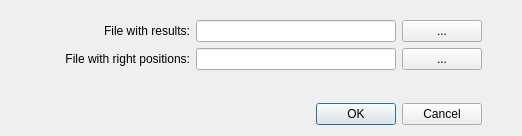
<?xml version="1.0" encoding="UTF-8"?>
<ui version="4.0">
 <class>EstIn</class>
 <widget class="QDialog" name="EstIn">
  <property name="geometry">
   <rect>
    <x>0</x>
    <y>0</y>
    <width>470</width>
    <height>136</height>
   </rect>
  </property>
  <property name="sizePolicy">
   <sizepolicy hsizetype="Preferred" vsizetype="Maximum">
    <horstretch>1</horstretch>
    <verstretch>1</verstretch>
   </sizepolicy>
  </property>
  <property name="windowTitle">
   <string>Train data input</string>
  </property>
  <layout class="QVBoxLayout" name="verticalLayout">
   <property name="leftMargin">
    <number>30</number>
   </property>
   <property name="topMargin">
    <number>20</number>
   </property>
   <property name="rightMargin">
    <number>40</number>
   </property>
   <item>
    <layout class="QGridLayout" name="gridLayout">
     <property name="margin">
      <number>0</number>
     </property>
     <property name="verticalSpacing">
      <number>-1</number>
     </property>
     <item row="3" column="0">
      <widget class="QLabel" name="label">
       <property name="sizePolicy">
        <sizepolicy hsizetype="Minimum" vsizetype="Preferred">
         <horstretch>0</horstretch>
         <verstretch>0</verstretch>
        </sizepolicy>
       </property>
       <property name="minimumSize">
        <size>
         <width>160</width>
         <height>0</height>
        </size>
       </property>
       <property name="text">
        <string>File with right positions:</string>
       </property>
       <property name="alignment">
        <set>Qt::AlignRight|Qt::AlignTrailing|Qt::AlignVCenter</set>
       </property>
      </widget>
     </item>
     <item row="0" column="1">
      <widget class="QLineEdit" name="resEdit">
       <property name="sizePolicy">
        <sizepolicy hsizetype="Expanding" vsizetype="Fixed">
         <horstretch>0</horstretch>
         <verstretch>0</verstretch>
        </sizepolicy>
       </property>
       <property name="minimumSize">
        <size>
         <width>200</width>
         <height>0</height>
        </size>
       </property>
      </widget>
     </item>
     <item row="0" column="2">
      <widget class="QPushButton" name="resButton">
       <property name="sizePolicy">
        <sizepolicy hsizetype="Fixed" vsizetype="Fixed">
         <horstretch>0</horstretch>
         <verstretch>0</verstretch>
        </sizepolicy>
       </property>
       <property name="text">
        <string>...</string>
       </property>
      </widget>
     </item>
     <item row="3" column="2">
      <widget class="QPushButton" name="fileButton">
       <property name="sizePolicy">
        <sizepolicy hsizetype="Fixed" vsizetype="Fixed">
         <horstretch>0</horstretch>
         <verstretch>0</verstretch>
        </sizepolicy>
       </property>
       <property name="text">
        <string>...</string>
       </property>
      </widget>
     </item>
     <item row="3" column="1">
      <widget class="QLineEdit" name="fileEdit">
       <property name="minimumSize">
        <size>
         <width>200</width>
         <height>0</height>
        </size>
       </property>
      </widget>
     </item>
     <item row="0" column="0">
      <widget class="QLabel" name="label_2">
       <property name="sizePolicy">
        <sizepolicy hsizetype="Minimum" vsizetype="Preferred">
         <horstretch>0</horstretch>
         <verstretch>0</verstretch>
        </sizepolicy>
       </property>
       <property name="minimumSize">
        <size>
         <width>110</width>
         <height>0</height>
        </size>
       </property>
       <property name="text">
        <string>File with results:</string>
       </property>
       <property name="alignment">
        <set>Qt::AlignRight|Qt::AlignTrailing|Qt::AlignVCenter</set>
       </property>
      </widget>
     </item>
    </layout>
   </item>
   <item>
    <spacer name="verticalSpacer">
     <property name="orientation">
      <enum>Qt::Vertical</enum>
     </property>
     <property name="sizeHint" stdset="0">
      <size>
       <width>20</width>
       <height>40</height>
      </size>
     </property>
    </spacer>
   </item>
   <item>
    <widget class="QDialogButtonBox" name="buttonBox">
     <property name="orientation">
      <enum>Qt::Horizontal</enum>
     </property>
     <property name="standardButtons">
      <set>QDialogButtonBox::Cancel|QDialogButtonBox::Ok</set>
     </property>
    </widget>
   </item>
  </layout>
 </widget>
 <resources/>
 <connections>
  <connection>
   <sender>buttonBox</sender>
   <signal>accepted()</signal>
   <receiver>EstIn</receiver>
   <slot>accept()</slot>
   <hints>
    <hint type="sourcelabel">
     <x>248</x>
     <y>254</y>
    </hint>
    <hint type="destinationlabel">
     <x>157</x>
     <y>274</y>
    </hint>
   </hints>
  </connection>
  <connection>
   <sender>buttonBox</sender>
   <signal>rejected()</signal>
   <receiver>EstIn</receiver>
   <slot>reject()</slot>
   <hints>
    <hint type="sourcelabel">
     <x>316</x>
     <y>260</y>
    </hint>
    <hint type="destinationlabel">
     <x>286</x>
     <y>274</y>
    </hint>
   </hints>
  </connection>
 </connections>
</ui>
